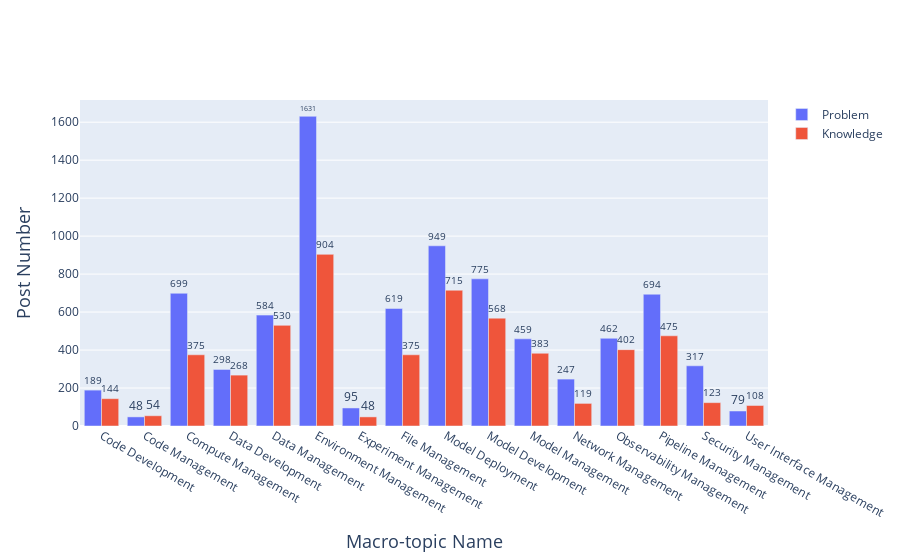

Notebook source saved alongside this figure:
### Code cell
df = pd.read_json(os.path.join(path_rq12, 'macro-topics.json'))

categories = []
frequency_p = []
frequency_k = [] 

for index, group in df.groupby('Challenge_topic_macro'):
    categories.append(macro_topic_indexing[index])
    frequency_p.append(len(group[group['Challenge_type'] == 'problem']))
    frequency_k.append(len(group[group['Challenge_type'] == 'knowledge']))
    
fig = go.Figure(data=[
    go.Bar(name='Problem', x=categories, y=frequency_p, text=frequency_p, textposition='outside'),
    go.Bar(name='Knowledge', x=categories, y=frequency_k, text=frequency_k, textposition='outside')
])

fig.update_layout(
    barmode='group',
    xaxis_title="Macro-topic Name",
    yaxis_title="Post Number",
    xaxis=dict(title_font=dict(size=18)), 
    yaxis=dict(title_font=dict(size=18)),
)
fig.show()
pio.full_figure_for_development(fig, warn=False)
fig.write_image(os.path.join(path_rq12, 'Macro-topics frequency histogram.pdf'), engine="kaleido")

### Figure 1 — Plotly figure (JSON) as saved in the notebook; plotly's stock layout.template omitted (floating-point values rounded to 4 significant figures)
{"data": [{"name": "Problem", "text": ["189", "48", "699", "298", "584", "1631", "95", "619", "949", "775", "459", "247", "462", "694", "317", "79"], "textposition": "outside", "type": "bar", "x": ["Code Development", "Code Management", "Compute Management", "Data Development", "Data Management", "Environment Management", "Experiment Management", "File Management", "Model Deployment", "Model Development", "Model Management", "Network Management", "Observability Management", "Pipeline Management", "Security Management", "User Interface Management"], "y": [189, 48, 699, 298, 584, 1631, 95, 619, 949, 775, 459, 247, 462, 694, 317, 79]}, {"name": "Knowledge", "text": ["144", "54", "375", "268", "530", "904", "48", "375", "715", "568", "383", "119", "402", "475", "123", "108"], "textposition": "outside", "type": "bar", "x": ["Code Development", "Code Management", "Compute Management", "Data Development", "Data Management", "Environment Management", "Experiment Management", "File Management", "Model Deployment", "Model Development", "Model Management", "Network Management", "Observability Management", "Pipeline Management", "Security Management", "User Interface Management"], "y": [144, 54, 375, 268, 530, 904, 48, 375, 715, 568, 383, 119, 402, 475, 123, 108]}], "layout": {"barmode": "group", "xaxis": {"title": {"font": {"size": 18}, "text": "Macro-topic Name"}}, "yaxis": {"title": {"font": {"size": 18}, "text": "Post Number"}}}}
